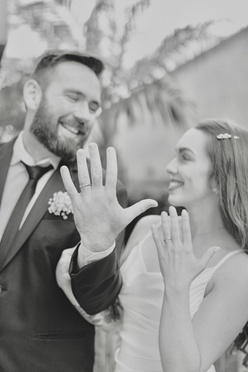
#> input picture data/mod02/image_hist.jpg, 248 x 372 px, shrunk from 1000 x 1500 before the run
$ jupyter execute 01_Histogram_Equalization.ipynb   (shell and % lines are left out)
#> lines starting #> are read from the running program, lines starting #| are printed output that depends on the picture
# Histogram Equalization

Welcome to the world of histogram equalization! Although we’ve already plotted histograms and even completed a project related to this technique in the previous module, in this module we will dive deeper into the fascinating realm of image processing and explore the concept of **histogram equalization**.

Histogram equalization is a powerful technique used in image processing to **redistribute the pixel intensity values of an image**, resulting in a more balanced and higher-contrast representation.

> By adjusting the distribution of pixel values, **we can enhance details and reveal hidden features**.

Throughout this notebook, we’ll explore the theory behind equalization, its applications across various domains, and how to implement it using OpenCV. We’ll cover equalization techniques for grayscale and color images, and also introduce a more advanced and specialized technique known as *Contrast Limited Adaptive Histogram Equalization* (CLAHE).

---

## Theory and Applications

Histogram equalization has a wide range of applications. It is commonly used in **image enhancement tasks**, where the goal is to improve the visual quality of images by enhancing contrast and revealing subtle details.

You'll find it used in many fields such as medical imaging, satellite imagery, surveillance systems, and more. Equalizing images that might be obscured due to poor lighting conditions can help reveal features that enable the extraction of previously ignored or hidden information.

A histogram represents the distribution of pixel intensities in an image—where the x-axis shows the intensity values and the y-axis shows the frequency of occurrence. Through equalization, we aim to spread the intensities across a broader range, achieving a more uniform distribution.

In essence, what we’re doing is remapping the original intensity values to new values using a transformation function that effectively "stretches" or "compresses" the values over the available range.

In the code snippet below, I use `numpy` just to give you an *intuition* about the theory. First, the histogram of the image is calculated using `np.histogram()`, which returns the histogram values (`hist`) and the bin edges (`bins`).

To compute the cumulative distribution function (CDF), we use `hist.cumsum()` and normalize it by scaling it to the histogram’s range. For normalization, we use:

```python
cdf_normalized = cdf * hist.max() / cdf.max()
```

[cell 1]
# Importing the necessary libraries
import numpy as np
import cv2
import matplotlib
import matplotlib.pyplot as plt
from pathlib import Path

# Configuring display parameters for images and plots
matplotlib.rcParams['image.cmap'] = 'gray'
matplotlib.rcParams['image.interpolation'] = 'bicubic'

# Load a photo in grayscale
image_path = Path.cwd().parent.parent / "data" / "mod02" / "image_hist.jpg"
image = cv2.imread(image_path, 0)
#> image: shape (372, 248); min 17, max 228, mean 150.3

# Compute the histogram
hist, bins = np.histogram(image.flatten(), 256, [0, 256])
#> hist = 256 values, max 2019 at index 181, min 0 at index 0, mean 360.4; bins = 257 values from 0 to 256

# Compute the cumulative distribution function (CDF)
cdf = hist.cumsum()
#> cdf = 256 values from 0 to 92256
cdf_normalized = cdf * hist.max() / cdf.max()
#> cdf_normalized = 256 values from 0 to 2019

# Plot histogram and CDF
fig, axs = plt.subplots(1, 2, figsize=(10, 5))
axs[0].imshow(image, vmin=0, vmax=255)
axs[0].axis('off')
axs[1].plot(cdf_normalized, color='black', linestyle='--', linewidth=1)
axs[1].set_xlim([0, 256])
axs[1].hist(image.flatten(), 256, [0, 256], color='r')
axs[1].legend(('CDF', 'Histogram'), loc='upper left')
plt.show()
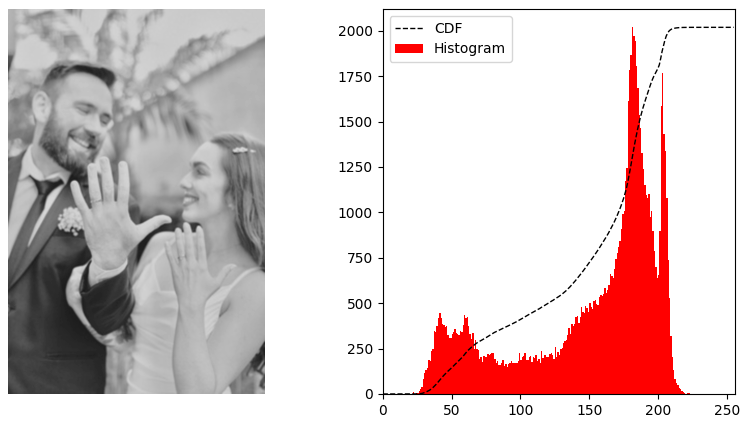
#> figure drawn by matplotlib, 2 panels; panel 2: tallest bar 2019 high, from x = 181 to 182; panel 2: curve peaks at x = 228, y = 2019

In addition to understanding the theory, it's crucial to interpret the histogram and cumulative distribution function (CDF) in practice. The X-axis of the histogram represents pixel intensity values ranging from 0 (black) to 255 (white), while the Y-axis indicates the frequency of each intensity in the image. The CDF shows the cumulative sum of pixel frequencies up to each intensity level, providing insight into how pixel values are distributed across the image. It is always a monotonically increasing curve and is useful for remapping intensities during histogram equalization.

In the specific case of the image used here, the histogram shows a single, well-defined peak in the range of **150 to 200**, with intensity values mostly spanning from **25 to 225**. This indicates that the majority of pixel intensities are clustered in a moderately bright region, with very few pixels in the extremely dark or bright zones. The absence of values near 0 and 255 suggests that the image lacks both deep shadows and strong highlights, resulting in a low overall dynamic range.

The corresponding CDF reflects this behavior, appearing as a gradual, smooth curve with the steepest increase occurring between intensity levels 150 and 200—precisely where the peak lies. This pattern implies that most visual information is compressed within a narrow band of brightness, making the image appear flat or lacking contrast.

Histogram equalization in this context would serve to spread the pixel intensities more evenly across the available dynamic range (0–255), enhancing global contrast and revealing finer details, especially in areas that were previously too uniform in brightness.

To achieve this balanced distribution—and thereby improve contrast and visual quality—we can apply the concept of a masked array using NumPy.

Masked arrays are useful when handling cumulative distribution functions that include zero values, which would otherwise cause division-by-zero errors during normalization. By masking these zero values in the CDF, we ensure a stable and accurate transformation function. Here's how it works:

[cell 2]
# Máscara para valores e normalização da CDF
cdf_m = np.ma.masked_equal(cdf, 0)
cdf_m = (cdf_m - cdf_m.min()) * 255 / (cdf_m.max() - cdf_m.min())
cdf = np.ma.filled(cdf_m, 0).astype('uint8')
#> cdf = 256 values from 0 to 255

# LUT (look-up table)
image2 = cdf[image]
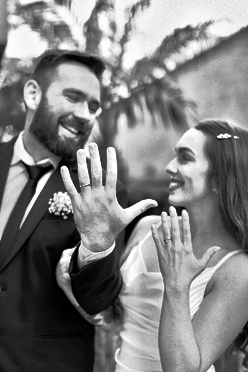
#> image2: shape (372, 248); min 0, max 255, mean 128.2

# Novo histograma e CDF
hist2, bins2 = np.histogram(image2.flatten(), 256, [0, 256])
#> hist2 = 256 values, max 2019 at index 162, min 0 at index 7, mean 360.4; bins2 = 257 values from 0 to 256
cdf2 = hist2.cumsum()
#> cdf2 = 256 values from 310 to 92256
cdf_normalized2 = cdf2 * hist2.max() / cdf2.max()
#> cdf_normalized2 = 256 values from 6.78 to 2019

# Plotar histograma e C.D.F.
fig, axs = plt.subplots(1, 2, figsize=(10, 5))
axs[0].imshow(image2, vmin=0, vmax=255)
axs[0].axis('off')
axs[1].plot(cdf_normalized2, color='black', linestyle='--', linewidth=1)
axs[1].set_xlim([0, 256])
axs[1].hist(image2.flatten(), 256, [0, 256], color='r')
axs[1].legend(('CDF', 'Histograma'), loc='upper left')
plt.show()
#> figure, not shown here; panel 2: tallest bar 2019 high, from x = 162 to 163; panel 2: curve peaks at x = 255, y = 2019

## Histogram Equalization for Grayscale Images

The function [**cv.equalizeHist()**](https://docs.opencv.org/4.7.0/d6/dc7/group__imgproc__hist.html#ga7e54091f0c937d49bf84152a16f76d6e) performs histogram equalization on a grayscale image. Equalization involves mapping a distribution $H$ to another distribution $H'$ so that intensity values are spread across the entire range.

To apply histogram equalization, the remapping should be the cumulative distribution function (CDF). Follow this algorithm:

1. Compute the histogram $H$ of `src`.
2. Normalize the histogram so that the maximum value is 255 (or the maximum possible intensity value).
3. Compute the discrete integral of the histogram:

   $$
   H'_i = \sum_{0 \leq j < i} H(j)
   $$

4. Transform the image using $H'$ as a look-up table:

   $$
   \text{dst}(x, y) = H'(\text{src}(x, y))
   $$

This algorithm normalizes brightness and increases image contrast.

---

### <font style="color:rgb(8,133,37)">Function Syntax</font>

```python
retorn = cv.equalizeHist(src[, dst]) -> dst
```

**Parameters**

- **src** – Input image, 8-bit single-channel (grayscale).
- **dst** – Output image of the same size and type as the input image (`src`).

Histogram equalization is a technique used to adjust the contrast of an image by redistributing pixel values more evenly across the full intensity range. This can enhance the visual appearance of an image, making details more visible. The `cv.equalizeHist` function performs this process efficiently, making it a valuable tool in many image processing applications.

[cell 3]
equalized = cv2.equalizeHist(image)

plt.figure(figsize=(30, 10))

# Display equalized image
plt.subplot(1, 3, 1)
plt.imshow(equalized, cmap='gray', vmin=0, vmax=255)
plt.title('Equalized Image')

# Compare histograms
# The original and equalized histograms are plotted side by side for analysis
plt.subplot(1, 3, 2)
plt.hist(image.flatten(), 256, [0, 256])
plt.title('Original Histogram')

plt.subplot(1, 3, 3)
plt.hist(equalized.flatten(), 256, [0, 256])
plt.title('Equalized Histogram')

plt.show()
#> figure, not shown here; panel 2: tallest bar 2019 high, from x = 181 to 182; panel 3: tallest bar 2019 high, from x = 163 to 164

### Histogram Equalization in Color Images

If we attempt to apply histogram equalization directly to color images by treating each of the three RGB channels separately, the result will often be poor and visually unexpected. This happens because each color channel undergoes a **nonlinear and independent transformation**, which can generate entirely new colors that are **not consistent with the original image**.

The correct approach to histogram equalization in color images involves a **preprocessing step**: converting the image to a **color space where intensity is separated**—such as **HSV**. This allows us to enhance contrast without distorting color information. The recommended steps are:

1. Convert the image from the RGB color space to **HSV**.
2. Apply histogram equalization **only on the V (value/brightness) channel**.
3. Convert the image **back to the RGB color space**.

[cell 4]
import cv2
import matplotlib.pyplot as plt

# Read the astrophotography image
image_path_astro = Path.cwd().parent.parent / "data" / "mod02" / "astrofoto.jpg"
astrofoto = cv2.imread(image_path_astro)
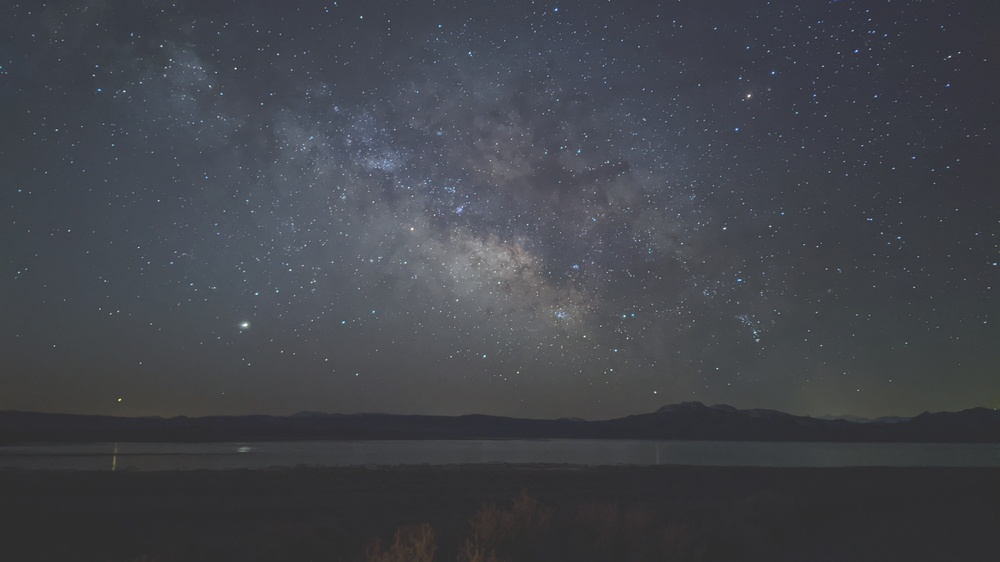
#> input picture data/mod02/astrofoto.jpg, 1000 x 562 px, shrunk from 4032 x 2268 before the run
#> astrofoto is the input picture: shape (562, 1000, 3); mean B, G, R 75, 68.6, 66

# Convert to HSV color space
hsv_astrofoto = cv2.cvtColor(astrofoto, cv2.COLOR_BGR2HSV)
#> hsv_astrofoto: shape (562, 1000, 3); mean H, S, V 103.3, 30.1, 75.2

# Split the HSV channels
h, s, v = cv2.split(hsv_astrofoto)
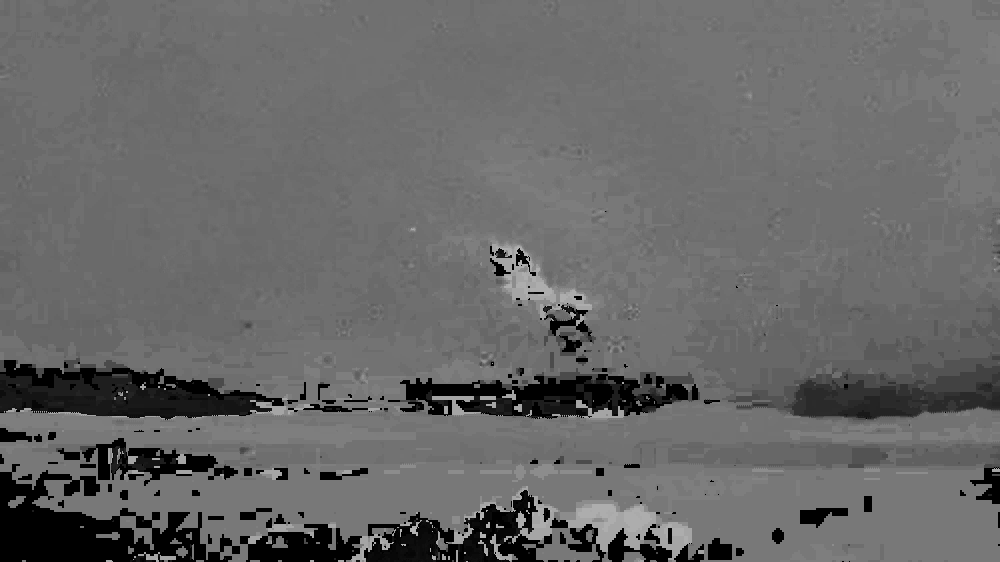
#> h: shape (562, 1000); min 0, max 177, mean 103.3
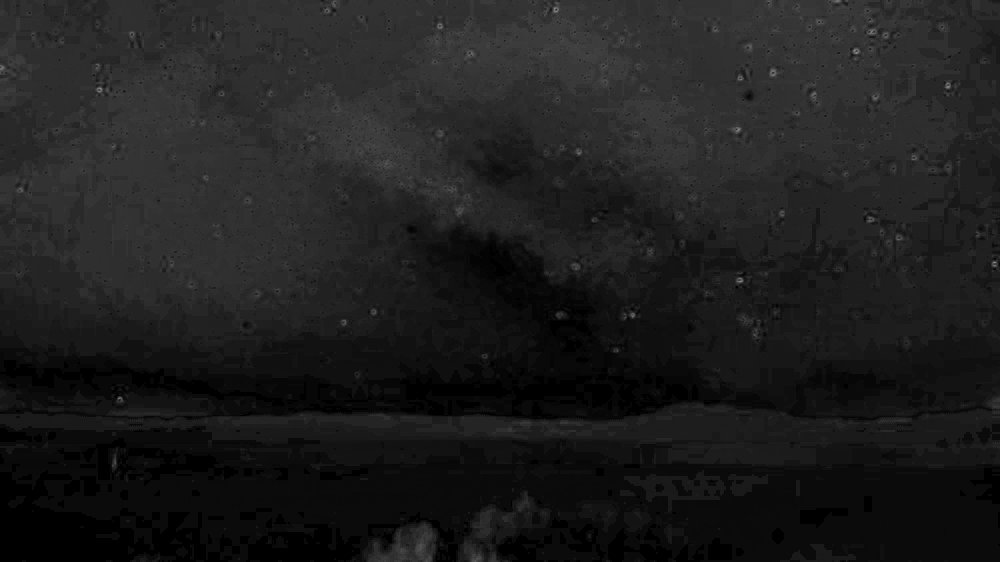
#> s: shape (562, 1000); min 0, max 142, mean 30.1

# Equalize the V (value) channel
v_equalized = cv2.equalizeHist(v)
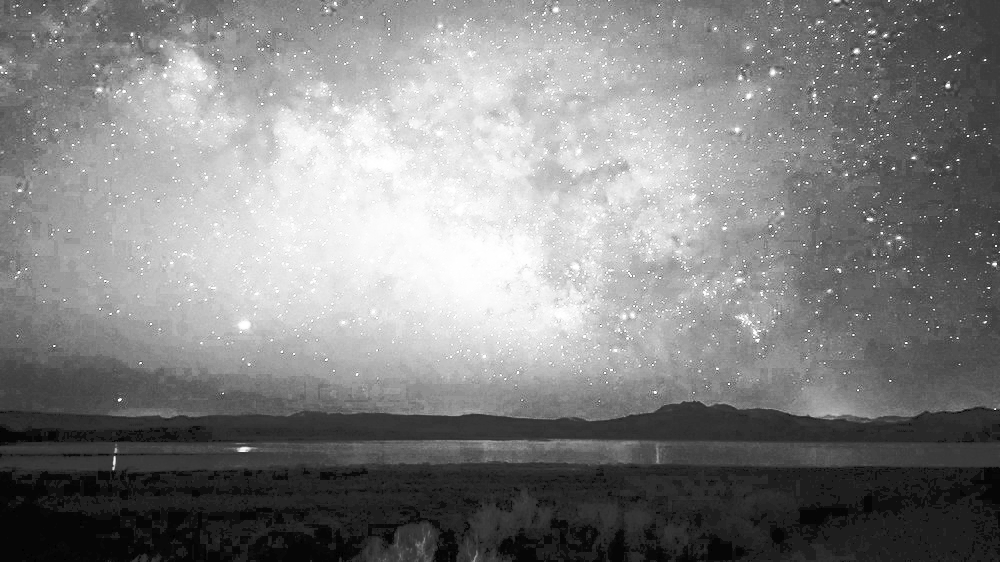
#> v_equalized: shape (562, 1000); min 0, max 255, mean 130

# Merge the HSV channels back, with the equalized V channel
hsv_astrofoto = cv2.merge([h, s, v_equalized])
#> hsv_astrofoto: shape (562, 1000, 3); mean H, S, V 103.3, 30.1, 130

# Convert back to RGB color space
astrofoto_equalized = cv2.cvtColor(hsv_astrofoto, cv2.COLOR_HSV2RGB)
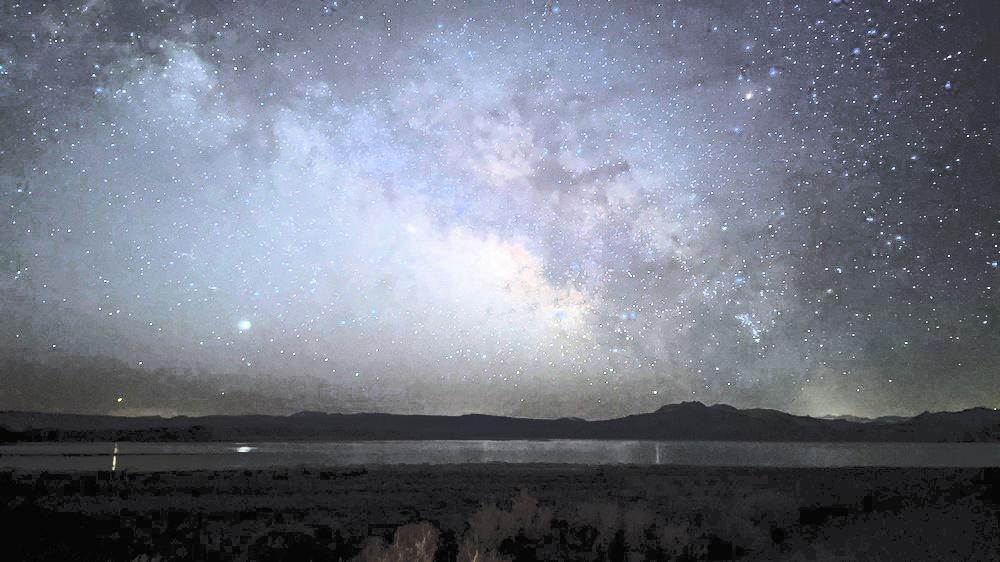
#> astrofoto_equalized: shape (562, 1000, 3); mean R, G, B 112.1, 117.1, 129.6

# Set up the figure
plt.figure(figsize=(12, 6))

# Show original image
plt.subplot(1, 2, 1)
plt.imshow(astrofoto[..., ::-1], vmin=0, vmax=255)
plt.title('Original Image')
plt.axis('off')

# Show equalized image
plt.subplot(1, 2, 2)
plt.imshow(astrofoto_equalized, vmin=0, vmax=255)
plt.title('Equalized Image')
plt.axis('off')

plt.show()
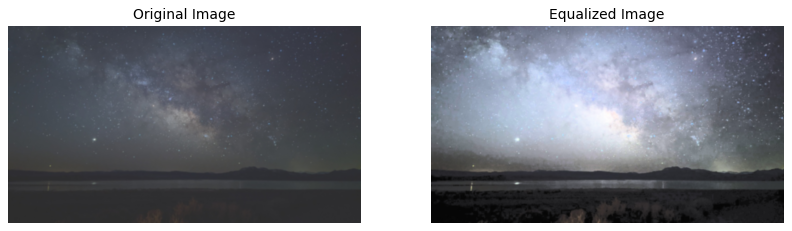
#> figure drawn by matplotlib, 2 panels

## CLAHE (Contrast Limited Adaptive Histogram Equalization)

CLAHE, or Contrast Limited Adaptive Histogram Equalization, is an advanced image processing technique used to enhance contrast in an image. While standard histogram equalization applies the same transformation across the entire image (which can increase contrast but may also amplify noise and reduce dynamic range in areas that already have good contrast), CLAHE divides the image into small blocks, or "tiles" (usually 8x8), and applies histogram equalization to each of these blocks individually.

This allows contrast to be improved locally, preserving details and reducing noise. Additionally, the CLAHE method can limit the contrast amplification (hence the term "Contrast Limited"), preventing the noise amplification that can occur with regular histogram equalization.

The implementation of CLAHE in OpenCV is done using the `createCLAHE()` function. First, a CLAHE object is created with two optional arguments: `clipLimit` and `tileGridSize`.

`clipLimit` is the contrast limit, and `tileGridSize` is the size of the block for local equalization. Once the CLAHE object is created, the `apply()` method can be called on the input image to obtain the image with adaptive histogram equalization.

In summary, while histogram equalization is an effective technique for improving contrast in images, it can result in loss of detail and increased noise. CLAHE, on the other hand, provides adaptive and limited contrast enhancement, preserving image details and minimizing noise amplification.

[cell 5]
# Read the image
img = cv2.imread(image_path)
#> img is the input picture: shape (372, 248, 3); mean B, G, R 149.2, 150.4, 150.3

# Convert to HSV color space
img_hsv = img.copy()
img_hsv = cv2.cvtColor(img, cv2.COLOR_BGR2HSV)
#> img_hsv: shape (372, 248, 3); mean H, S, V 16.2, 2.8, 150.4

# Create a CLAHE object
clahe = cv2.createCLAHE(clipLimit=2.0, tileGridSize=(8, 8))
img_hsv[:, :, 2] = clahe.apply(img_hsv[:, :, 2])
#> img_hsv: shape (372, 248, 3); mean H, S, V 16.2, 2.8, 151.4

# Convert back to RGB color space
img_equalized = cv2.cvtColor(img_hsv, cv2.COLOR_HSV2BGR)
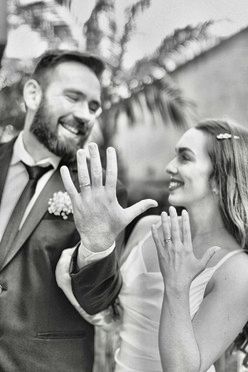
#> img_equalized: shape (372, 248, 3); mean B, G, R 149.9, 151.4, 151.3
#cv2.imwrite('img_equalized.png', img_equalized)

# Set up the figure
plt.figure(figsize=(12, 6))

# Show original image
plt.subplot(1, 2, 1)
plt.imshow(img[..., ::-1], vmin=0, vmax=255)
plt.title('Original Image')
plt.axis('off')

# Show processed image
plt.subplot(1, 2, 2)
plt.imshow(img_equalized[..., ::-1], vmin=0, vmax=255)
plt.title('Processed Image')
plt.axis('off')

plt.show()
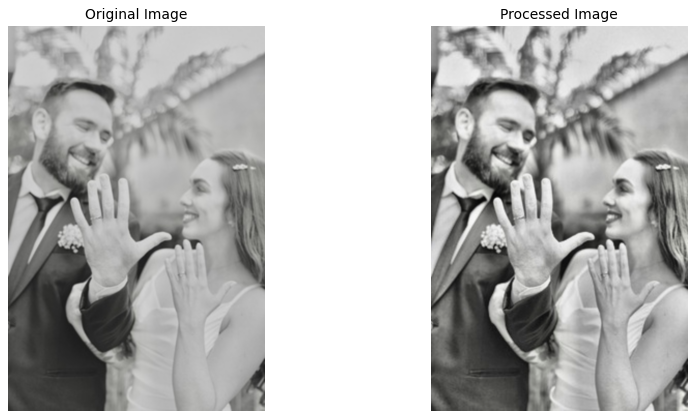
#> figure drawn by matplotlib, 2 panels
